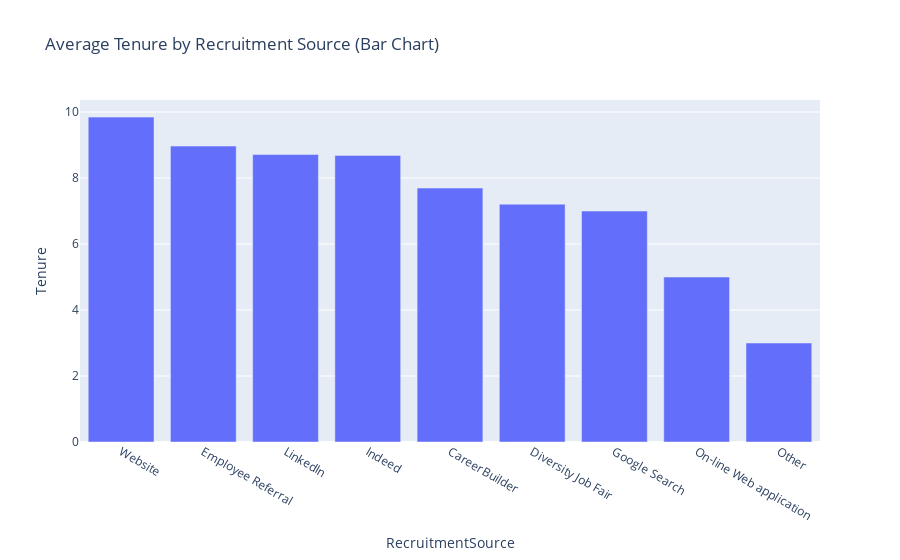

Notebook source saved alongside this figure:
### Code cell
# Bar Chart for Average Tenure by Recruitment Source
tenure_by_source = df.groupby('RecruitmentSource')['Tenure'].mean().reset_index()

# sort the values
tenure_by_source = tenure_by_source.sort_values('Tenure', ascending=False)

# Create the bar chart
fig = px.bar(tenure_by_source, x='RecruitmentSource', y='Tenure', title="Average Tenure by Recruitment Source (Bar Chart)")
fig.show()

### Figure 1 — Plotly figure (JSON) as saved in the notebook; plotly's stock layout.template omitted (floating-point values rounded to 4 significant figures)
{"data": [{"hovertemplate": "RecruitmentSource=%{x}<br>Tenure=%{y}<extra></extra>", "legendgroup": "", "marker": {"color": "#636efa", "pattern": {"shape": ""}}, "name": "", "orientation": "v", "showlegend": false, "textposition": "auto", "type": "bar", "x": ["Website", "Employee Referral", "LinkedIn", "Indeed", "CareerBuilder", "Diversity Job Fair", "Google Search", "On-line Web application", "Other"], "xaxis": "x", "y": [9.846, 8.968, 8.711, 8.686, 7.696, 7.207, 7.0, 5.0, 3.0], "yaxis": "y"}], "layout": {"barmode": "relative", "legend": {"tracegroupgap": 0}, "title": {"text": "Average Tenure by Recruitment Source (Bar Chart)"}, "xaxis": {"anchor": "y", "domain": [0, 1], "title": {"text": "RecruitmentSource"}}, "yaxis": {"anchor": "x", "domain": [0, 1], "title": {"text": "Tenure"}}}}
